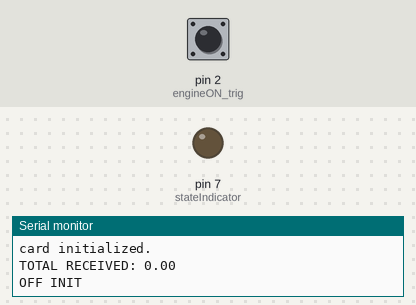
Bench run of a sketch on a simulated Arduino Uno, built with avr-gcc and run on an emulated ATmega328P. On the bench: output pins drawn as LEDs (lit = HIGH), the last lines printed to the serial monitor. Wiring (inferred from the names in the program): 24Cxx EEPROM at I2C address 0x57; DS3231 clock at I2C address 0x68. The inputs (shaded band) are chosen by the test bench; at power-on: pin 2 (engineON_trig) HIGH. The local clock reads 2024-03-15 10:24:30 at power-on unless the sketch sets it; storage starts empty; EEPROM starts erased.

Above: at 1.2 s.
1.3 s: pin 2 (engineON_trig) pulled LOW for 0.15 s
At 2.1 s:
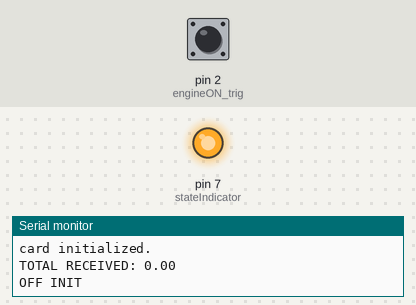
3.8 s: pin 2 (engineON_trig) pulled LOW for 1 s
At 6.6 s:
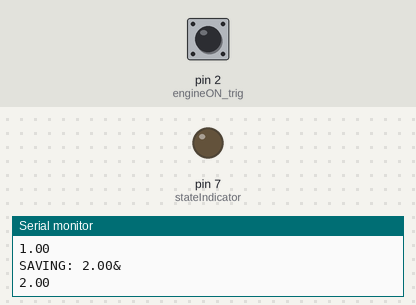
6.9 s: pin 2 (engineON_trig) pulled LOW for 3.2 s
At 9.0 s:
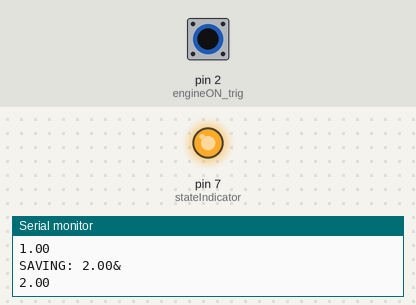
Timing chart, 0 to 12.3 s (numbered marks = the images above; inputs shaded):
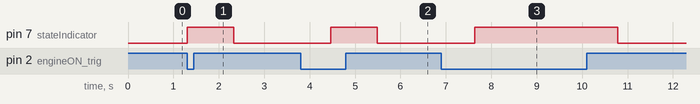

The sketch:

TECHPLO_V3.ino
```cpp
#include <Wire.h>
#include <TimeLib.h>;                                             //Library for Epoch Timer
#include <SPI.h>                                                  //SD Card Module
#include <SD.h>
#include <SoftwareSerial.h>

SoftwareSerial espSerial(5, 6);
SoftwareSerial nanoSerial(8, 9);


#define EEPROM_I2C_ADDRESS 0x57
#define DS3231_I2C_ADDRESS 0x68

//PIN DEFINITIONS
#define engineON_trig  2                                        //Interrupt trigger for engine ON
#define engineOFF_trig 3                                        //Interrupt trigger for engine OFF
#define trigPin        2
#define stateIndicator 7
#define sdPin      10
byte x = 0;
byte STATE = 0;                                                   // 0 - From Power Down
                                                                  // 1 - Powered up and Engine is Off
                                                                  // 2 - Powered up and Engine is On
                                                                  // 3 - Engine Off from Engine On
                                                                  // 4 - Engine On from Engine Off
bool isIntActive = true;
bool saveInitOnTime = true;
bool saveRuntime = false;
bool isInitMode =false;
unsigned long int engineOnTime, currentRuntime;
float totalRuntime, efficiency;
byte webDelay = 0;
byte nanoDelay = 0;


//timer vals
byte g_hour, g_min, g_sec, g_day, g_month, g_year;
unsigned long previousMillis = 0;
const long interval = 1000;
const int unitDivisor = 1.0;
/*  Store unit
 *   1 = Seconds
 *   60 = minutes
 *   3600 = hours
 */

void setup()
{
  Wire.begin();                                      //initialize i2c bus
  Serial.begin(9600);
  Wire.setClock(100000);
  espSerial.begin(115200);
  nanoSerial.begin(9600);


  pinMode(engineON_trig, INPUT_PULLUP);
  pinMode(engineOFF_trig, INPUT_PULLUP);
  pinMode(stateIndicator, OUTPUT);
 // attachInterrupt(digitalPinToInterrupt(engineON_trig), engineOn, FALLING);
 // attachInterrupt(digitalPinToInterrupt(engineOFF_trig), engineOff,  RISING);


  if(isInitMode){
    saveToEEPROM("0");
    delay(1000);
    saveStartTimeToEEPROM(String(getEpochTime()));
    delay(1000);
  }

  initSD();

  totalRuntime = readFromEEPROM().toFloat();
  Serial.print("TOTAL RECEIVED: "); Serial.println(totalRuntime);


  // set the initial time here:
  // DS3231 seconds, minutes, hours, day, date, month, year
  //setDS3231time(30,42,23,5,11,04,20);


  switch(digitalRead(trigPin)){
    case 0:
      STATE = 2;
      digitalWrite(stateIndicator, HIGH);
      if(saveInitOnTime == true){
        saveInitOnTime = false;
        engineOnTime = getEpochTime();
        Serial.println("ON INIT");
        datalogEvent("ON");
      }
      break;
    case 1:
      digitalWrite(stateIndicator, LOW);
      Serial.println("OFF INIT");
      STATE = 1;
      break;
  }

}

void loop()
{
  switch(STATE){
    case 4:          // 3 - Engine Off from Engine On

      digitalWrite(stateIndicator, HIGH);
      if(saveInitOnTime == true){
        saveInitOnTime = false;
        engineOnTime = getEpochTime();
        datalogEvent("ON");
      }
      delay(1000);
      isIntActive = true;
      break;

    case 3:          // 4 - Engine On from Engine Off

      digitalWrite(stateIndicator, LOW);
      if(saveRuntime == true){
        saveRuntime = false;
        currentRuntime = getEpochTime() - engineOnTime;
        totalRuntime = totalRuntime + ( currentRuntime / unitDivisor );
        saveToEEPROM(String(totalRuntime, 2));

        efficiency = totalRuntime / (getEpochTime() - atol(readStartTimeEEPROM().c_str()));
        datalogEvent("OFF");
      }
      delay(1000);
      isIntActive = true;
      break;
  }


   unsigned long currentMillis = millis();

  if (currentMillis - previousMillis >= interval) {
    previousMillis = currentMillis;

    //displayTime();

    if(STATE == 2 || STATE == 4){
      //ENGINE ON
      if(saveInitOnTime == false){
        currentRuntime = getEpochTime() - engineOnTime;
      }
      else{
        currentRuntime = 0;
      }
       efficiency = (totalRuntime + currentRuntime) / (getEpochTime() - atol(readStartTimeEEPROM().c_str()));
      // Serial.print("ENGINE TOTAL RUNTIME: "); Serial.print(totalRuntime + currentRuntime);  Serial.print("\t");
      // Serial.print("CURRENT RUNTIME: "); Serial.print(currentRuntime); Serial.print("\t");
      // Serial.print("EFFICIENCY: "); Serial.print(efficiency * 100); Serial.println("%");


     }
     else if(STATE == 1 || STATE == 3){
      //ENGINE ON
      currentRuntime = 0;
      efficiency = (totalRuntime + currentRuntime) / (getEpochTime() - atol(readStartTimeEEPROM().c_str()));
     if(saveRuntime == false){
     // Serial.print("ENGINE TOTAL RUNTIME: "); Serial.print(totalRuntime + currentRuntime);  Serial.print("\t");
     // Serial.print("CURRENT RUNTIME: "); Serial.print(currentRuntime); Serial.print("\t");
     // Serial.print("EFFICIENCY: "); Serial.print(efficiency * 100); Serial.println("%");


     }

     }

     if(nanoDelay >= 2){
        nanoDelay = 0;
       String data = String(totalRuntime + currentRuntime);
       nanoSerial.listen();
       nanoSerial.println(data);
       Serial.println(data);
       delay(100);
     }
     else{
      nanoDelay++;
     }


     if(webDelay >= 180){
        webDelay = 0;
       String data = "!" + String(totalRuntime + currentRuntime) + ":" + String(currentRuntime) + ":" + String(efficiency * 100.0) + "<";
       espSerial.listen();
       espSerial.println(data);
       Serial.println(data);
       delay(100);
     }
     else{
      webDelay++;
     }

  }


  if((digitalRead(trigPin) == 0)){

    if(STATE == 4){
      //do nothing
    }
    else if(STATE == 1){
      STATE = 4;
    }
    else if(STATE == 3){
      //correct the state
      // this error can be cause by noise interruptions
      saveInitOnTime = true;
      STATE = 4;
      //Serial.println("ON2");
      digitalWrite(stateIndicator, HIGH);
    }
  }
  else if((digitalRead(trigPin) == 1)){

    if(STATE == 3){
      //do nothing
    }
    else if(STATE == 2){
      STATE = 3;

      saveRuntime = true;
     // Serial.println("OFF2");
      digitalWrite(stateIndicator, LOW);
    }
    else if(STATE == 4){
      //correct the state
      // this error can be cause by noise interruptions
      saveRuntime = true;

      STATE = 3;
      //Serial.println("OFF2");
      digitalWrite(stateIndicator, LOW);
    }
  }

}
```

AT24C32.ino
```cpp
/* Conversions ASCII to Decimal
 *  -----------
 *  Num | ASCII
 *  -----------
 *    0 |  48
 *    1 |  49
 *    2 |  50
 *    3 |  51
 *    4 |  52
 *    5 |  53
 *    6 |  54
 *    7 |  55
 *    8 |  56
 *    9 |  57
 *    . |  46
 */


void saveToEEPROM(String num){
  char toSave[20];
  num = num + "&";
  num.toCharArray(toSave, 21);
  Serial.print("SAVING: "); Serial.println(num);
  Wire.beginTransmission(EEPROM_I2C_ADDRESS); // transmit to EEPROM device
  Wire.write(byte(0x01));
  Wire.write(byte(0x01));
  for(x = 0; x <= 20; x++){
    Wire.write(toSave[x]);
  }
  Wire.endTransmission();    // stop transmitting

}

String readFromEEPROM(){

  Wire.beginTransmission(EEPROM_I2C_ADDRESS);
  Wire.write(byte(0x01));
  Wire.write(byte(0x01));
  Wire.endTransmission();
  Wire.requestFrom(EEPROM_I2C_ADDRESS, 20);

  String data = "";
  for(x = 0; x< 20; x++){
    byte num = Wire.read();
    if(num == 38){
      break;
    }
    data = data + ASCIItoChar(num);
  }

  return data;
}

String ASCIItoChar(byte num){
  String c;
  switch(num){
    case 48:
      c = '0';
      break;
    case 49:
      c = '1';
      break;
    case 50:
      c = '2';
      break;
    case 51:
      c = '3';
      break;
    case 52:
      c = '4';
      break;
    case 53:
      c = '5';
      break;
    case 54:
      c = '6';
      break;
    case 55:
      c = '7';
      break;
    case 56:
      c = '8';
      break;
    case 57:
      c = '9';
      break;
    case 46:
      c = '.';
      break;
    case 38:
      c = "&";
  }
     return c;
}

void saveStartTimeToEEPROM(String num){
  char toSave[20];
  num = num + "&";
 // Serial.print("SAVING: "); Serial.println(num);
  num.toCharArray(toSave, 21);

  Wire.beginTransmission(EEPROM_I2C_ADDRESS); // transmit to EEPROM device
  Wire.write(byte(0x30));
  Wire.write(byte(0x01));
  for(x = 0; x <= 20; x++){
    Wire.write(toSave[x]);
  }
  Wire.endTransmission();    // stop transmitting

}

String readStartTimeEEPROM(){

  Wire.beginTransmission(EEPROM_I2C_ADDRESS);
  Wire.write(byte(0x30));
  Wire.write(byte(0x01));
  Wire.endTransmission();
  Wire.requestFrom(EEPROM_I2C_ADDRESS, 20);

  String data = "";
  for(x = 0; x< 20; x++){
    byte num = Wire.read();
    if(num == 38){
      break;
    }
    data = data + ASCIItoChar(num);
  }

  return data;
}
```

DS3231.ino
```cpp
// Convert normal decimal numbers to binary coded decimal
byte decToBcd(byte val){
  return( (val/10*16) + (val%10) );
}
// Convert binary coded decimal to normal decimal numbers
byte bcdToDec(byte val){
  return( (val/16*10) + (val%16) );
}


void setDS3231time(byte second, byte minute, byte hour, byte dayOfWeek, byte dayOfMonth, byte month, byte year){
  // sets time and date data to DS3231
  Wire.beginTransmission(DS3231_I2C_ADDRESS);
  Wire.write(0); // set next input to start at the seconds register
  Wire.write(decToBcd(second)); // set seconds
  Wire.write(decToBcd(minute)); // set minutes
  Wire.write(decToBcd(hour)); // set hours
  Wire.write(decToBcd(dayOfWeek)); // set day of week (1=Sunday, 7=Saturday)
  Wire.write(decToBcd(dayOfMonth)); // set date (1 to 31)
  Wire.write(decToBcd(month)); // set month
  Wire.write(decToBcd(year)); // set year (0 to 99)
  Wire.endTransmission();
}


void readDS3231time(byte *second, byte *minute, byte *hour, byte *dayOfMonth, byte *month, byte *year){
  Wire.beginTransmission(DS3231_I2C_ADDRESS);
  Wire.write(0); // set DS3231 register pointer to 00h
  Wire.endTransmission();
  Wire.requestFrom(DS3231_I2C_ADDRESS, 7);
  // request seven bytes of data from DS3231 starting from register 00h
  *second = bcdToDec(Wire.read() & 0x7f);
  *minute = bcdToDec(Wire.read());
  *hour = bcdToDec(Wire.read() & 0x3f);
  Wire.read();
  *dayOfMonth = bcdToDec(Wire.read());
  *month = bcdToDec(Wire.read());
  *year = bcdToDec(Wire.read());
}

void displayTime(){
  String timeAndDate = "";

  byte second, minute, hour, dayOfWeek, dayOfMonth, month, year;
  // retrieve data from DS3231
  readDS3231time(&second, &minute, &hour, &dayOfMonth, &month,&year);

  timeAndDate = String(hour, DEC) + ":";

  if (minute<10)
    timeAndDate = timeAndDate + "0";

  timeAndDate = timeAndDate + String(minute, DEC) + ":";

  if (second<10)
    timeAndDate = timeAndDate + "0";

  timeAndDate = timeAndDate + String(second, DEC) + " ";
  timeAndDate = timeAndDate + String(dayOfMonth, DEC) + "/";
  timeAndDate = timeAndDate + String(month, DEC) + "/";
  timeAndDate = timeAndDate + String(year, DEC);

 // Serial.println(timeAndDate);

}
```

Datalogging.ino
```cpp
void initSD(){
  //Serial.print("Initializing SD card...");

  // see if the card is present and can be initialized:
  if (!SD.begin(sdPin)) {
    //Serial.println("Card failed, or not present");
    // don't do anything more:
    while (1);
  }
  Serial.println("card initialized.");
}

void saveToSD(String _fileName, String data){
  File dataFile = SD.open(_fileName, FILE_WRITE);

  // if the file is available, write to it:
  if (dataFile) {
    dataFile.println(data);
    dataFile.close();
    // print to the serial port too:
    //Serial.print("SAVING: ");
    //Serial.println(data);
  }
  // if the file isn't open, pop up an error:
  else {
    String errMsg = "error opening " + _fileName;
    //Serial.println(errMsg);
  }
}

void datalogEvent(String engineStatus){
   String dataToSave = getDateAndTime() + " " + engineStatus + " " + String((totalRuntime / unitDivisor), 2) + "Hrs";
   saveToSD("DATALOGS.txt", dataToSave);
}
```

Interrupt_Routines.ino
```cpp
//void engineOn() {
//  if(isIntActive == true){
//    isIntActive = false;
//
//      switch(STATE){
//      case 1:
//        //Engine ON from SYSTEM OFF
//        STATE = 4;
//        break;
//      case 3:
//        //Engine ON from ENGINE OFF
//        STATE = 4;
//        break;
//      }
//      saveInitOnTime = true;
//     // Serial.println("ON");
//
//
//    }
//}

//void engineOff() {
//  if(isIntActive == true){
//    isIntActive = false;
//
//      switch(STATE){
//      case 2:
//        //Engine OFF from SYSTEM OFF
//        STATE = 3;
//        break;
//      case 4:
//        //Engine OFF from ENGINE ON
//        STATE = 3;
//        break;
//      }
//
//      saveRuntime = true;
//    //  Serial.println("OFF");
//  }
//}
```

Timers.ino
```cpp
unsigned long int getEpochTime(){
  readDS3231time(&g_sec, &g_min, &g_hour, &g_day, &g_month, &g_year);
  setTime(g_hour,g_min,g_sec,g_day,g_month,g_year);                    //re-init Timer time to current Time based on RTC's time
  unsigned long int currentEpochTime = now();                    //get current time in EPOCH unit.
  return currentEpochTime;
}
//
//String getDate(){
//  getRTCVals();
//  String _date;
//  _date = String(g_month) + "/" +  String(g_day) + "/" + String(g_year);
//  return _date;
//}
//
//String getTime(){
//  getRTCVals();
//  String _time;
//  _time = String(g_hour) + ":" +  String(g_min) + ":" + String(g_sec);
//  return _time;
//}


//void getRTCVals(){
//
//}

String getDateAndTime(){
  readDS3231time(&g_sec, &g_min, &g_hour, &g_day, &g_month, &g_year);
  String data = String(g_month) + "/" +  String(g_day) + "/" + String(g_year) + " " + String(g_hour) + ":" +  String(g_min) + ":" + String(g_sec);
  return data;
}
```

Measured:
- after the input at 1.3 s, pin 7 (stateIndicator): LOW → HIGH at once, → LOW 1.0 s later
- after the input at 3.8 s, pin 7 (stateIndicator): LOW → HIGH after 0.67 s, → LOW 1.0 s later
- after the input at 6.9 s, pin 7 (stateIndicator): LOW → HIGH after 0.74 s, → LOW 3.1 s later
